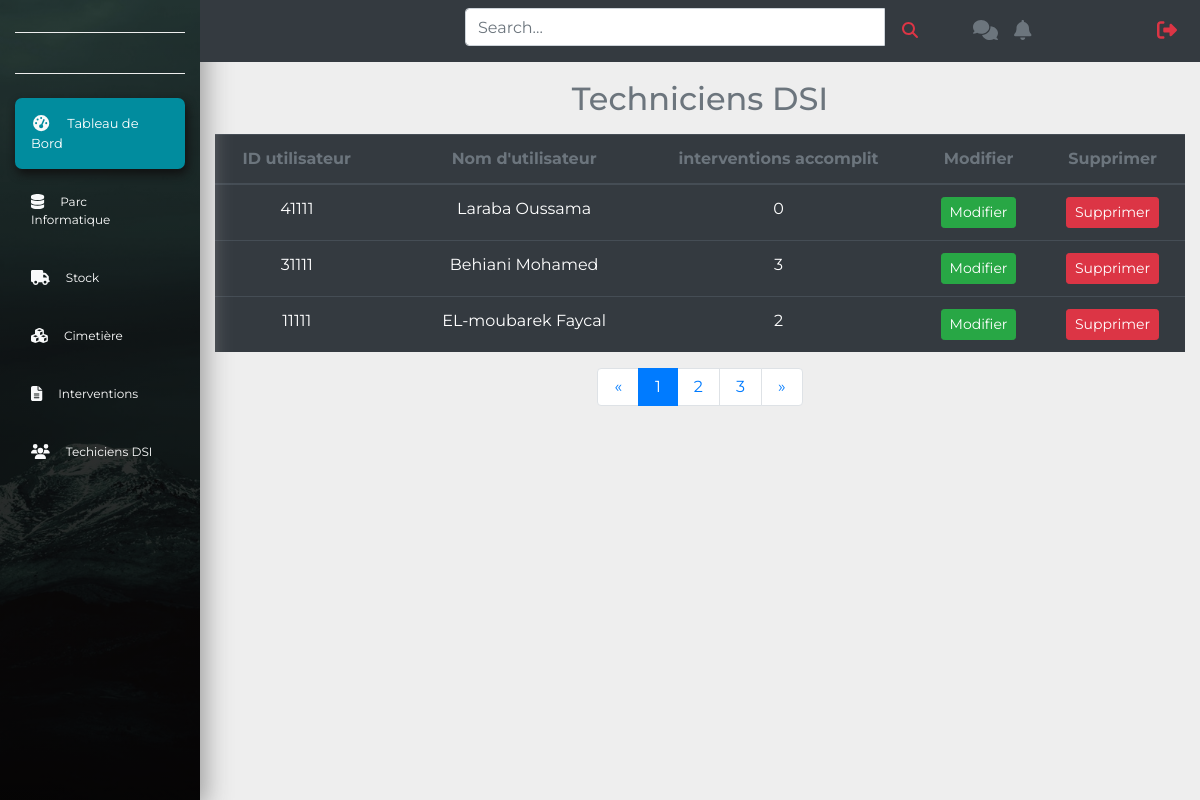
/Admin/techniciens.php, run on the app's committed database.
### tables this page shows
CREATE TABLE IF NOT EXISTS `user` (
  `U_id` varchar(11) NOT NULL,
  `id` varchar(24) NOT NULL,
  `DR_id` varchar(24) NOT NULL,
  `Uname` text NOT NULL,
  `Dname` text NOT NULL,
  `type` text NOT NULL,
  `U_code` text NOT NULL,
  `date` date NOT NULL,
  PRIMARY KEY (`U_id`),
  KEY `id` (`id`)
);

### Admin/techniciens.php (the view, shortened to what this page needs)
<?php
include('security.php');
include('includes/header.php');
include('includes/navbar.php');
?>
     <?php
        $query = "SELECT U_id,Uname,type FROM user WHERE type= 'TS' ORDER BY id  ";
        $query_run = mysqli_query($connection, $query);
     ?>
    <section>
      <div class="container-fluid">
        <div class="row mb-5 mt-5">
          <div class="col-xl-10 col-lg-9 col-md-8 ml-auto">
            <div class="row align-items-center">
              <div class="col-xl-12 col-12 mb-4 mb-xl-0">
                <h2 class="text-muted text-center mb-3 mt-3">Techniciens DSI</h2>
                <table class="table table-dark table-hover  text-center">
                  <thead>
                    <tr class="text-muted">
                      <th>ID utilisateur <th>
                      <th>Nom d'utilisateur</th>
                      <th>interventions accomplit </th>
                      <th>Modifier</th>
                      <th>Supprimer</th>
                    </tr>
                  </thead>
                  <?php
                     if(mysqli_num_rows($query_run) > 0)
                      {
                        while($row = mysqli_fetch_assoc($query_run))
                         {
                          $id_user = $row['U_id'] ;
                          $inter =  mysqli_num_rows(mysqli_query($connection,"SELECT id_inter FROM intervention WHERE id_inter = $id_user ORDER BY id  ")) ;
                  ?>
                    <tr>
                      <td><?php echo $row['U_id']; ?></td>
                      <td></td>
                      <td><?php echo $row['Uname']; ?></td>
                      <td><?php  echo $inter ; ?>  </td>
                      <td>
                       <form action="edit_user.php" method="POST">
                         <button type="submit" class="btn btn-success btn-sm" name="edit_btn">Modifier</button>
                       </form>
                      </td>
                      <td>
                        <form action="code.php" method="POST">
                          <button type="submit" class="btn btn-danger btn-sm" name="delete_TS">Supprimer</button>
                        </form>
                      </td>
                    </tr>
                  <?php
                         }
                      }
                      else{
                      echo '<div class="alert alert-danger col" role="alert"> Aucune information trouvé </div>';
                      }
                  ?>
                </table>
                <nav>
                  <ul class="pagination justify-content-center">
                    <li class="page-item">
                      <a href="#" class="page-link py-2 px-3">
                        <span>&laquo;</span>
                      </a>
                    </li>
                    <li class="page-item active">
                      <a href="#" class="page-link py-2 px-3">
                        1
                      </a>
                    </li>
                    <li class="page-item">
                      <a href="#" class="page-link py-2 px-3">
                        2
                      </a>
                    </li>
                    <li class="page-item">
                      <a href="#" class="page-link py-2 px-3">
                        3
                      </a>
                    </li>
                    <li class="page-item">
                      <a href="#" class="page-link py-2 px-3">
                        <span>&raquo;</span>
                      </a>
                    </li>
                  </ul>
                </nav>
              </div>
            </div>
          </div>
        </div>
      </div>
    </section>
<?php
include('includes/footer.php');
?>

### css/style.css (style rules this page uses)
body { font-family: 'Montserrat', sans-serif; background-color: #eee; }
a { text-decoration: none; color: white; }

### data on the page
user: U_id "41111", Uname "Laraba Oussama", inter "0"
user: U_id "31111", Uname "Behiani Mohamed", inter "3"
user: U_id "11111", Uname "EL-moubarek Faycal", inter "2"
